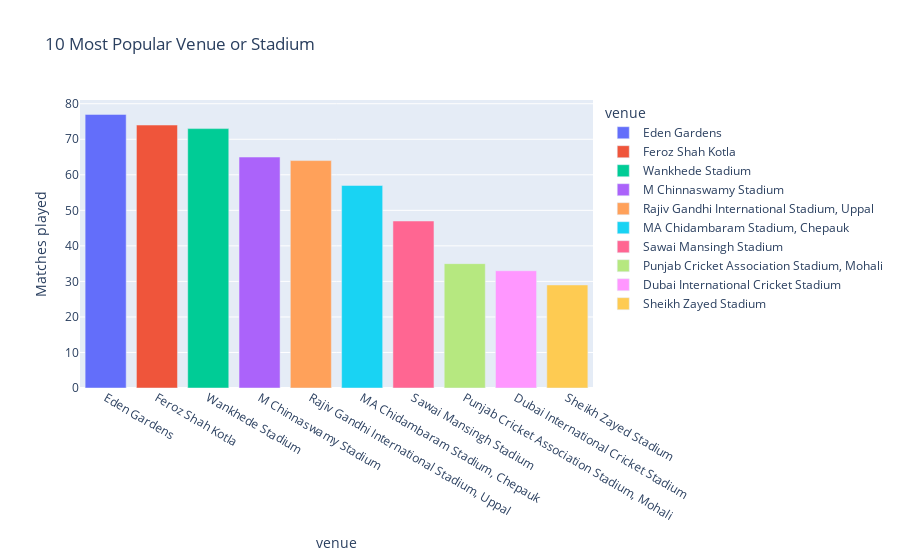

Write notebook code for a chart like this one.
### Code cell
#Top Famous Venues
# Count the number of matches played at each venue/stadium
venue_counts = Matches['venue'].value_counts()

# Create a DataFrame with the count of matches played at each venue/stadium
df3 = pd.DataFrame({'venue': venue_counts.index, 'Matches played': venue_counts.values})

# Sort the DataFrame 
df3 = df3.sort_values(by='Matches played', ascending=False).head(10)

# Bar chart using the Plotly
fig = px.bar(df3, x='venue', y='Matches played', color='venue', title='10 Most Popular Venue or Stadium')
fig.show()

### Figure 1 — Plotly figure (JSON) as saved in the notebook; plotly's stock layout.template omitted (floating-point values rounded to 4 significant figures)
{"data": [{"alignmentgroup": "True", "hovertemplate": "venue=%{x}<br>Matches played=%{y}<extra></extra>", "legendgroup": "Eden Gardens", "marker": {"color": "#636efa", "pattern": {"shape": ""}}, "name": "Eden Gardens", "offsetgroup": "Eden Gardens", "orientation": "v", "showlegend": true, "textposition": "auto", "type": "bar", "x": ["Eden Gardens"], "xaxis": "x", "y": [77], "yaxis": "y"}, {"alignmentgroup": "True", "hovertemplate": "venue=%{x}<br>Matches played=%{y}<extra></extra>", "legendgroup": "Feroz Shah Kotla", "marker": {"color": "#EF553B", "pattern": {"shape": ""}}, "name": "Feroz Shah Kotla", "offsetgroup": "Feroz Shah Kotla", "orientation": "v", "showlegend": true, "textposition": "auto", "type": "bar", "x": ["Feroz Shah Kotla"], "xaxis": "x", "y": [74], "yaxis": "y"}, {"alignmentgroup": "True", "hovertemplate": "venue=%{x}<br>Matches played=%{y}<extra></extra>", "legendgroup": "Wankhede Stadium", "marker": {"color": "#00cc96", "pattern": {"shape": ""}}, "name": "Wankhede Stadium", "offsetgroup": "Wankhede Stadium", "orientation": "v", "showlegend": true, "textposition": "auto", "type": "bar", "x": ["Wankhede Stadium"], "xaxis": "x", "y": [73], "yaxis": "y"}, {"alignmentgroup": "True", "hovertemplate": "venue=%{x}<br>Matches played=%{y}<extra></extra>", "legendgroup": "M Chinnaswamy Stadium", "marker": {"color": "#ab63fa", "pattern": {"shape": ""}}, "name": "M Chinnaswamy Stadium", "offsetgroup": "M Chinnaswamy Stadium", "orientation": "v", "showlegend": true, "textposition": "auto", "type": "bar", "x": ["M Chinnaswamy Stadium"], "xaxis": "x", "y": [65], "yaxis": "y"}, {"alignmentgroup": "True", "hovertemplate": "venue=%{x}<br>Matches played=%{y}<extra></extra>", "legendgroup": "Rajiv Gandhi International Stadium, Uppal", "marker": {"color": "#FFA15A", "pattern": {"shape": ""}}, "name": "Rajiv Gandhi International Stadium, Uppal", "offsetgroup": "Rajiv Gandhi International Stadium, Uppal", "orientation": "v", "showlegend": true, "textposition": "auto", "type": "bar", "x": ["Rajiv Gandhi International Stadium, Uppal"], "xaxis": "x", "y": [64], "yaxis": "y"}, {"alignmentgroup": "True", "hovertemplate": "venue=%{x}<br>Matches played=%{y}<extra></extra>", "legendgroup": "MA Chidambaram Stadium, Chepauk", "marker": {"color": "#19d3f3", "pattern": {"shape": ""}}, "name": "MA Chidambaram Stadium, Chepauk", "offsetgroup": "MA Chidambaram Stadium, Chepauk", "orientation": "v", "showlegend": true, "textposition": "auto", "type": "bar", "x": ["MA Chidambaram Stadium, Chepauk"], "xaxis": "x", "y": [57], "yaxis": "y"}, {"alignmentgroup": "True", "hovertemplate": "venue=%{x}<br>Matches played=%{y}<extra></extra>", "legendgroup": "Sawai Mansingh Stadium", "marker": {"color": "#FF6692", "pattern": {"shape": ""}}, "name": "Sawai Mansingh Stadium", "offsetgroup": "Sawai Mansingh Stadium", "orientation": "v", "showlegend": true, "textposition": "auto", "type": "bar", "x": ["Sawai Mansingh Stadium"], "xaxis": "x", "y": [47], "yaxis": "y"}, {"alignmentgroup": "True", "hovertemplate": "venue=%{x}<br>Matches played=%{y}<extra></extra>", "legendgroup": "Punjab Cricket Association Stadium, Mohali", "marker": {"color": "#B6E880", "pattern": {"shape": ""}}, "name": "Punjab Cricket Association Stadium, Mohali", "offsetgroup": "Punjab Cricket Association Stadium, Mohali", "orientation": "v", "showlegend": true, "textposition": "auto", "type": "bar", "x": ["Punjab Cricket Association Stadium, Mohali"], "xaxis": "x", "y": [35], "yaxis": "y"}, {"alignmentgroup": "True", "hovertemplate": "venue=%{x}<br>Matches played=%{y}<extra></extra>", "legendgroup": "Dubai International Cricket Stadium", "marker": {"color": "#FF97FF", "pattern": {"shape": ""}}, "name": "Dubai International Cricket Stadium", "offsetgroup": "Dubai International Cricket Stadium", "orientation": "v", "showlegend": true, "textposition": "auto", "type": "bar", "x": ["Dubai International Cricket Stadium"], "xaxis": "x", "y": [33], "yaxis": "y"}, {"alignmentgroup": "True", "hovertemplate": "venue=%{x}<br>Matches played=%{y}<extra></extra>", "legendgroup": "Sheikh Zayed Stadium", "marker": {"color": "#FECB52", "pattern": {"shape": ""}}, "name": "Sheikh Zayed Stadium", "offsetgroup": "Sheikh Zayed Stadium", "orientation": "v", "showlegend": true, "textposition": "auto", "type": "bar", "x": ["Sheikh Zayed Stadium"], "xaxis": "x", "y": [29], "yaxis": "y"}], "layout": {"barmode": "relative", "legend": {"title": {"text": "venue"}, "tracegroupgap": 0}, "title": {"text": "10 Most Popular Venue or Stadium"}, "xaxis": {"anchor": "y", "categoryarray": ["Eden Gardens", "Feroz Shah Kotla", "Wankhede Stadium", "M Chinnaswamy Stadium", "Rajiv Gandhi International Stadium, Uppal", "MA Chidambaram Stadium, Chepauk", "Sawai Mansingh Stadium", "Punjab Cricket Association Stadium, Mohali", "Dubai International Cricket Stadium", "Sheikh Zayed Stadium"], "categoryorder": "array", "domain": [0, 1], "title": {"text": "venue"}}, "yaxis": {"anchor": "x", "domain": [0, 1], "title": {"text": "Matches played"}}}}
